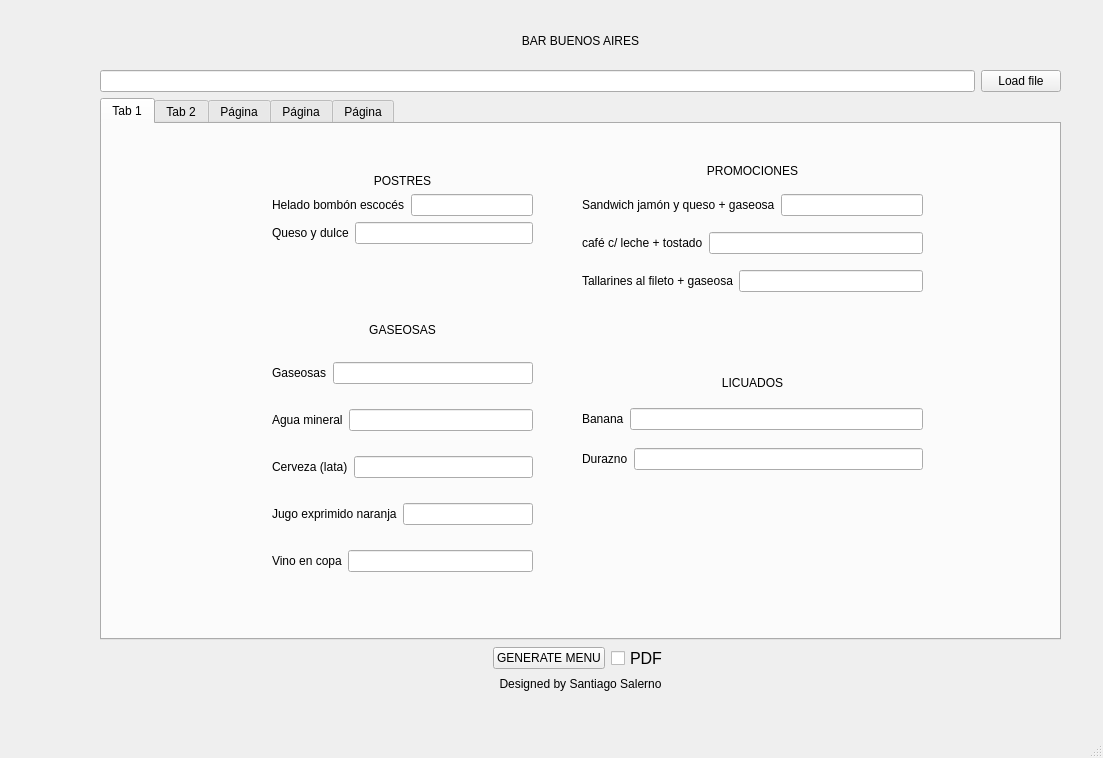
<?xml version="1.0" encoding="UTF-8"?>
<ui version="4.0">
 <class>MainWindow</class>
 <widget class="QMainWindow" name="MainWindow">
  <property name="geometry">
   <rect>
    <x>0</x>
    <y>0</y>
    <width>1103</width>
    <height>758</height>
   </rect>
  </property>
  <property name="windowTitle">
   <string>MainWindow</string>
  </property>
  <widget class="QWidget" name="centralwidget">
   <widget class="QLabel" name="bar_name">
    <property name="geometry">
     <rect>
      <x>100</x>
      <y>20</y>
      <width>961</width>
      <height>41</height>
     </rect>
    </property>
    <property name="text">
     <string>BAR BUENOS AIRES</string>
    </property>
    <property name="alignment">
     <set>Qt::AlignmentFlag::AlignCenter</set>
    </property>
   </widget>
   <widget class="QWidget" name="verticalLayoutWidget_11">
    <property name="geometry">
     <rect>
      <x>100</x>
      <y>70</y>
      <width>961</width>
      <height>621</height>
     </rect>
    </property>
    <layout class="QVBoxLayout" name="verticalLayout_12">
     <item>
      <layout class="QHBoxLayout" name="horizontalLayout_22">
       <item>
        <layout class="QHBoxLayout" name="horizontalLayout_47">
         <item>
          <widget class="QLineEdit" name="template_path"/>
         </item>
         <item>
          <widget class="QPushButton" name="pushButton">
           <property name="text">
            <string>Load file</string>
           </property>
          </widget>
         </item>
        </layout>
       </item>
      </layout>
     </item>
     <item>
      <widget class="QTabWidget" name="tabWidget">
       <property name="currentIndex">
        <number>0</number>
       </property>
       <widget class="QWidget" name="tab">
        <attribute name="title">
         <string>Tab 1</string>
        </attribute>
        <widget class="QWidget" name="postres_container" native="true">
         <property name="geometry">
          <rect>
           <x>160</x>
           <y>20</y>
           <width>281</width>
           <height>131</height>
          </rect>
         </property>
         <widget class="QWidget" name="verticalLayoutWidget_3">
          <property name="geometry">
           <rect>
            <x>10</x>
            <y>10</y>
            <width>261</width>
            <height>111</height>
           </rect>
          </property>
          <layout class="QVBoxLayout" name="verticalLayout_3">
           <item>
            <layout class="QVBoxLayout" name="verticalLayout">
             <item>
              <widget class="QLabel" name="postres_title">
               <property name="sizePolicy">
                <sizepolicy hsizetype="Preferred" vsizetype="Fixed">
                 <horstretch>0</horstretch>
                 <verstretch>0</verstretch>
                </sizepolicy>
               </property>
               <property name="text">
                <string>POSTRES</string>
               </property>
               <property name="alignment">
                <set>Qt::AlignmentFlag::AlignCenter</set>
               </property>
              </widget>
             </item>
             <item>
              <layout class="QHBoxLayout" name="horizontalLayout">
               <item>
                <widget class="QLabel" name="label_2">
                 <property name="text">
                  <string>Helado bombón escocés</string>
                 </property>
                </widget>
               </item>
               <item>
                <widget class="QLineEdit" name="input_1"/>
               </item>
              </layout>
             </item>
             <item>
              <layout class="QHBoxLayout" name="horizontalLayout_2">
               <item>
                <widget class="QLabel" name="label_3">
                 <property name="text">
                  <string>Queso y dulce</string>
                 </property>
                </widget>
               </item>
               <item>
                <widget class="QLineEdit" name="input_2"/>
               </item>
              </layout>
             </item>
            </layout>
           </item>
          </layout>
         </widget>
        </widget>
        <widget class="QWidget" name="gaseosas_container" native="true">
         <property name="geometry">
          <rect>
           <x>160</x>
           <y>170</y>
           <width>281</width>
           <height>311</height>
          </rect>
         </property>
         <widget class="QWidget" name="verticalLayoutWidget_2">
          <property name="geometry">
           <rect>
            <x>10</x>
            <y>10</y>
            <width>261</width>
            <height>291</height>
           </rect>
          </property>
          <layout class="QVBoxLayout" name="verticalLayout_2">
           <item>
            <widget class="QLabel" name="gaseosas_title">
             <property name="sizePolicy">
              <sizepolicy hsizetype="Preferred" vsizetype="Fixed">
               <horstretch>0</horstretch>
               <verstretch>0</verstretch>
              </sizepolicy>
             </property>
             <property name="text">
              <string>GASEOSAS</string>
             </property>
             <property name="alignment">
              <set>Qt::AlignmentFlag::AlignCenter</set>
             </property>
            </widget>
           </item>
           <item>
            <layout class="QHBoxLayout" name="horizontalLayout_3">
             <item>
              <widget class="QLabel" name="label_6">
               <property name="text">
                <string>Gaseosas</string>
               </property>
              </widget>
             </item>
             <item>
              <widget class="QLineEdit" name="input_3"/>
             </item>
            </layout>
           </item>
           <item>
            <layout class="QHBoxLayout" name="horizontalLayout_4">
             <item>
              <widget class="QLabel" name="label_7">
               <property name="text">
                <string>Agua mineral</string>
               </property>
              </widget>
             </item>
             <item>
              <widget class="QLineEdit" name="input_4"/>
             </item>
            </layout>
           </item>
           <item>
            <layout class="QHBoxLayout" name="horizontalLayout_5">
             <item>
              <widget class="QLabel" name="label_8">
               <property name="text">
                <string>Cerveza (lata)</string>
               </property>
              </widget>
             </item>
             <item>
              <widget class="QLineEdit" name="input_5"/>
             </item>
            </layout>
           </item>
           <item>
            <layout class="QHBoxLayout" name="horizontalLayout_6">
             <item>
              <widget class="QLabel" name="label_9">
               <property name="enabled">
                <bool>true</bool>
               </property>
               <property name="text">
                <string>Jugo exprimido naranja</string>
               </property>
              </widget>
             </item>
             <item>
              <widget class="QLineEdit" name="input_6"/>
             </item>
            </layout>
           </item>
           <item>
            <layout class="QHBoxLayout" name="horizontalLayout_7">
             <item>
              <widget class="QLabel" name="label_10">
               <property name="enabled">
                <bool>true</bool>
               </property>
               <property name="text">
                <string>Vino en copa</string>
               </property>
              </widget>
             </item>
             <item>
              <widget class="QLineEdit" name="input_7"/>
             </item>
            </layout>
           </item>
          </layout>
         </widget>
        </widget>
        <widget class="QWidget" name="licuados_container" native="true">
         <property name="geometry">
          <rect>
           <x>470</x>
           <y>230</y>
           <width>361</width>
           <height>141</height>
          </rect>
         </property>
         <widget class="QWidget" name="verticalLayoutWidget_4">
          <property name="geometry">
           <rect>
            <x>10</x>
            <y>10</y>
            <width>341</width>
            <height>121</height>
           </rect>
          </property>
          <layout class="QVBoxLayout" name="verticalLayout_4">
           <item>
            <widget class="QLabel" name="licuados_title">
             <property name="sizePolicy">
              <sizepolicy hsizetype="Preferred" vsizetype="Fixed">
               <horstretch>0</horstretch>
               <verstretch>0</verstretch>
              </sizepolicy>
             </property>
             <property name="text">
              <string>LICUADOS</string>
             </property>
             <property name="alignment">
              <set>Qt::AlignmentFlag::AlignCenter</set>
             </property>
            </widget>
           </item>
           <item>
            <layout class="QHBoxLayout" name="horizontalLayout_9">
             <item>
              <widget class="QLabel" name="label_13">
               <property name="enabled">
                <bool>true</bool>
               </property>
               <property name="text">
                <string>Banana</string>
               </property>
              </widget>
             </item>
             <item>
              <widget class="QLineEdit" name="input_8"/>
             </item>
            </layout>
           </item>
           <item>
            <layout class="QHBoxLayout" name="horizontalLayout_8">
             <item>
              <widget class="QLabel" name="label_12">
               <property name="enabled">
                <bool>true</bool>
               </property>
               <property name="text">
                <string>Durazno</string>
               </property>
              </widget>
             </item>
             <item>
              <widget class="QLineEdit" name="input_9"/>
             </item>
            </layout>
           </item>
          </layout>
         </widget>
        </widget>
        <widget class="QWidget" name="promo_container" native="true">
         <property name="geometry">
          <rect>
           <x>470</x>
           <y>20</y>
           <width>361</width>
           <height>181</height>
          </rect>
         </property>
         <widget class="QWidget" name="verticalLayoutWidget_5">
          <property name="geometry">
           <rect>
            <x>10</x>
            <y>10</y>
            <width>341</width>
            <height>151</height>
           </rect>
          </property>
          <layout class="QVBoxLayout" name="verticalLayout_5">
           <item>
            <widget class="QLabel" name="promo_title">
             <property name="sizePolicy">
              <sizepolicy hsizetype="Preferred" vsizetype="Fixed">
               <horstretch>0</horstretch>
               <verstretch>0</verstretch>
              </sizepolicy>
             </property>
             <property name="text">
              <string>PROMOCIONES</string>
             </property>
             <property name="alignment">
              <set>Qt::AlignmentFlag::AlignCenter</set>
             </property>
            </widget>
           </item>
           <item>
            <layout class="QHBoxLayout" name="horizontalLayout_10">
             <item>
              <widget class="QLabel" name="label_16">
               <property name="text">
                <string>Sandwich jamón y queso + gaseosa</string>
               </property>
              </widget>
             </item>
             <item>
              <widget class="QLineEdit" name="input_10"/>
             </item>
            </layout>
           </item>
           <item>
            <layout class="QHBoxLayout" name="horizontalLayout_12">
             <item>
              <widget class="QLabel" name="label_18">
               <property name="text">
                <string>café c/ leche + tostado</string>
               </property>
              </widget>
             </item>
             <item>
              <widget class="QLineEdit" name="input_11"/>
             </item>
            </layout>
           </item>
           <item>
            <layout class="QHBoxLayout" name="horizontalLayout_11">
             <item>
              <widget class="QLabel" name="label_17">
               <property name="text">
                <string>Tallarines al fileto + gaseosa</string>
               </property>
              </widget>
             </item>
             <item>
              <widget class="QLineEdit" name="input_12"/>
             </item>
            </layout>
           </item>
          </layout>
         </widget>
        </widget>
       </widget>
       <widget class="QWidget" name="tab_2">
        <attribute name="title">
         <string>Tab 2</string>
        </attribute>
        <widget class="QWidget" name="cafe_container" native="true">
         <property name="geometry">
          <rect>
           <x>250</x>
           <y>20</y>
           <width>461</width>
           <height>431</height>
          </rect>
         </property>
         <widget class="QWidget" name="verticalLayoutWidget_7">
          <property name="geometry">
           <rect>
            <x>10</x>
            <y>10</y>
            <width>441</width>
            <height>411</height>
           </rect>
          </property>
          <layout class="QVBoxLayout" name="verticalLayout_7">
           <item>
            <widget class="QLabel" name="cafeteria_title">
             <property name="sizePolicy">
              <sizepolicy hsizetype="Preferred" vsizetype="Fixed">
               <horstretch>0</horstretch>
               <verstretch>0</verstretch>
              </sizepolicy>
             </property>
             <property name="text">
              <string>CAFETERÍA</string>
             </property>
             <property name="alignment">
              <set>Qt::AlignmentFlag::AlignCenter</set>
             </property>
            </widget>
           </item>
           <item>
            <layout class="QHBoxLayout" name="horizontalLayout_13">
             <item>
              <widget class="QLabel" name="label_20">
               <property name="text">
                <string>Café</string>
               </property>
              </widget>
             </item>
             <item>
              <widget class="QLineEdit" name="input_13"/>
             </item>
            </layout>
           </item>
           <item>
            <layout class="QHBoxLayout" name="horizontalLayout_14">
             <item>
              <widget class="QLabel" name="label_21">
               <property name="text">
                <string>Café c/ leche</string>
               </property>
              </widget>
             </item>
             <item>
              <widget class="QLineEdit" name="input_14"/>
             </item>
            </layout>
           </item>
           <item>
            <layout class="QHBoxLayout" name="horizontalLayout_15">
             <item>
              <widget class="QLabel" name="label_22">
               <property name="text">
                <string>Capuchino</string>
               </property>
              </widget>
             </item>
             <item>
              <widget class="QLineEdit" name="input_15"/>
             </item>
            </layout>
           </item>
           <item>
            <layout class="QHBoxLayout" name="horizontalLayout_16">
             <item>
              <widget class="QLabel" name="label_23">
               <property name="text">
                <string>Submarino</string>
               </property>
              </widget>
             </item>
             <item>
              <widget class="QLineEdit" name="input_16"/>
             </item>
            </layout>
           </item>
           <item>
            <layout class="QHBoxLayout" name="horizontalLayout_18">
             <item>
              <widget class="QLabel" name="label_25">
               <property name="text">
                <string>Té c/ limón</string>
               </property>
              </widget>
             </item>
             <item>
              <widget class="QLineEdit" name="input_17"/>
             </item>
            </layout>
           </item>
           <item>
            <layout class="QHBoxLayout" name="horizontalLayout_17">
             <item>
              <widget class="QLabel" name="label_24">
               <property name="text">
                <string>Té c/ leche</string>
               </property>
              </widget>
             </item>
             <item>
              <widget class="QLineEdit" name="input_18"/>
             </item>
            </layout>
           </item>
           <item>
            <layout class="QHBoxLayout" name="horizontalLayout_20">
             <item>
              <widget class="QLabel" name="label_27">
               <property name="text">
                <string>Medialunas c/ jamón y queso</string>
               </property>
              </widget>
             </item>
             <item>
              <widget class="QLineEdit" name="input_19"/>
             </item>
            </layout>
           </item>
           <item>
            <layout class="QHBoxLayout" name="horizontalLayout_19">
             <item>
              <widget class="QLabel" name="label_26">
               <property name="text">
                <string>Pastafrola o brownie</string>
               </property>
              </widget>
             </item>
             <item>
              <widget class="QLineEdit" name="input_20"/>
             </item>
            </layout>
           </item>
          </layout>
         </widget>
        </widget>
       </widget>
       <widget class="QWidget" name="tab_3">
        <attribute name="title">
         <string>Página</string>
        </attribute>
        <widget class="QWidget" name="minutas_container" native="true">
         <property name="geometry">
          <rect>
           <x>70</x>
           <y>20</y>
           <width>401</width>
           <height>441</height>
          </rect>
         </property>
         <widget class="QWidget" name="verticalLayoutWidget_6">
          <property name="geometry">
           <rect>
            <x>10</x>
            <y>10</y>
            <width>381</width>
            <height>391</height>
           </rect>
          </property>
          <layout class="QVBoxLayout" name="Minutas_container">
           <item>
            <widget class="QLabel" name="minutas_title">
             <property name="sizePolicy">
              <sizepolicy hsizetype="Preferred" vsizetype="Fixed">
               <horstretch>0</horstretch>
               <verstretch>0</verstretch>
              </sizepolicy>
             </property>
             <property name="text">
              <string>MINUTAS</string>
             </property>
             <property name="alignment">
              <set>Qt::AlignmentFlag::AlignCenter</set>
             </property>
            </widget>
           </item>
           <item>
            <layout class="QHBoxLayout" name="horizontalLayout_24">
             <item>
              <widget class="QLabel" name="label_33">
               <property name="text">
                <string>Milanesa de ternera</string>
               </property>
              </widget>
             </item>
             <item>
              <widget class="QLineEdit" name="input_21"/>
             </item>
            </layout>
           </item>
           <item>
            <layout class="QHBoxLayout" name="horizontalLayout_23">
             <item>
              <widget class="QLabel" name="label_31">
               <property name="text">
                <string>Milanesa de ternera c/ ensalada o puré</string>
               </property>
              </widget>
             </item>
             <item>
              <widget class="QLineEdit" name="input_22"/>
             </item>
            </layout>
           </item>
           <item>
            <layout class="QHBoxLayout" name="horizontalLayout_25">
             <item>
              <widget class="QLabel" name="label_34">
               <property name="text">
                <string>Milanesa de ternera c/ fritas y huevo</string>
               </property>
              </widget>
             </item>
             <item>
              <widget class="QLineEdit" name="input_23"/>
             </item>
            </layout>
           </item>
           <item>
            <layout class="QHBoxLayout" name="horizontalLayout_31">
             <item>
              <widget class="QLabel" name="label_40">
               <property name="text">
                <string>Milanesa napolitana c/ puré o fritas</string>
               </property>
              </widget>
             </item>
             <item>
              <widget class="QLineEdit" name="input_24"/>
             </item>
            </layout>
           </item>
           <item>
            <layout class="QHBoxLayout" name="horizontalLayout_26">
             <item>
              <widget class="QLabel" name="label_35">
               <property name="text">
                <string>Suprema de pollo</string>
               </property>
              </widget>
             </item>
             <item>
              <widget class="QLineEdit" name="input_25"/>
             </item>
            </layout>
           </item>
           <item>
            <layout class="QHBoxLayout" name="horizontalLayout_27">
             <item>
              <widget class="QLabel" name="label_36">
               <property name="text">
                <string>Suprema de pollo c/ puré o ensalada</string>
               </property>
              </widget>
             </item>
             <item>
              <widget class="QLineEdit" name="input_26"/>
             </item>
            </layout>
           </item>
           <item>
            <layout class="QHBoxLayout" name="horizontalLayout_28">
             <item>
              <widget class="QLabel" name="label_37">
               <property name="text">
                <string>Pechuga de pollo grillé</string>
               </property>
              </widget>
             </item>
             <item>
              <widget class="QLineEdit" name="input_27"/>
             </item>
            </layout>
           </item>
           <item>
            <layout class="QHBoxLayout" name="horizontalLayout_29">
             <item>
              <widget class="QLabel" name="label_38">
               <property name="text">
                <string>Pechuga de pollo grillé c/ fritas o puré</string>
               </property>
              </widget>
             </item>
             <item>
              <widget class="QLineEdit" name="input_28"/>
             </item>
            </layout>
           </item>
           <item>
            <layout class="QHBoxLayout" name="horizontalLayout_30">
             <item>
              <widget class="QLabel" name="label_39">
               <property name="text">
                <string>Omelettes jamón y queso</string>
               </property>
              </widget>
             </item>
             <item>
              <widget class="QLineEdit" name="input_29"/>
             </item>
            </layout>
           </item>
          </layout>
         </widget>
        </widget>
        <widget class="QWidget" name="ensaladas_container" native="true">
         <property name="geometry">
          <rect>
           <x>500</x>
           <y>130</y>
           <width>371</width>
           <height>151</height>
          </rect>
         </property>
         <widget class="QWidget" name="verticalLayoutWidget_8">
          <property name="geometry">
           <rect>
            <x>10</x>
            <y>10</y>
            <width>351</width>
            <height>131</height>
           </rect>
          </property>
          <layout class="QVBoxLayout" name="verticalLayout_8">
           <item>
            <widget class="QLabel" name="ensaladas_title">
             <property name="sizePolicy">
              <sizepolicy hsizetype="Preferred" vsizetype="Fixed">
               <horstretch>0</horstretch>
               <verstretch>0</verstretch>
              </sizepolicy>
             </property>
             <property name="text">
              <string>ENSALADAS</string>
             </property>
             <property name="alignment">
              <set>Qt::AlignmentFlag::AlignCenter</set>
             </property>
            </widget>
           </item>
           <item>
            <layout class="QHBoxLayout" name="horizontalLayout_21">
             <item>
              <widget class="QLabel" name="label_28">
               <property name="text">
                <string>Combinación 3 gustos</string>
               </property>
              </widget>
             </item>
             <item>
              <widget class="QLineEdit" name="input_41"/>
             </item>
            </layout>
           </item>
          </layout>
         </widget>
        </widget>
       </widget>
       <widget class="QWidget" name="tab_4">
        <attribute name="title">
         <string>Página</string>
        </attribute>
        <widget class="QLabel" name="label_54">
         <property name="geometry">
          <rect>
           <x>230</x>
           <y>30</y>
           <width>439</width>
           <height>32</height>
          </rect>
         </property>
         <property name="text">
          <string>SANDWICHERÍA</string>
         </property>
         <property name="alignment">
          <set>Qt::AlignmentFlag::AlignCenter</set>
         </property>
        </widget>
        <widget class="QWidget" name="sand_caliente_container" native="true">
         <property name="geometry">
          <rect>
           <x>490</x>
           <y>90</y>
           <width>441</width>
           <height>281</height>
          </rect>
         </property>
         <widget class="QWidget" name="verticalLayoutWidget_9">
          <property name="geometry">
           <rect>
            <x>10</x>
            <y>10</y>
            <width>421</width>
            <height>261</height>
           </rect>
          </property>
          <layout class="QVBoxLayout" name="verticalLayout_10">
           <item>
            <widget class="QLabel" name="caliente_title">
             <property name="sizePolicy">
              <sizepolicy hsizetype="Preferred" vsizetype="Fixed">
               <horstretch>0</horstretch>
               <verstretch>0</verstretch>
              </sizepolicy>
             </property>
             <property name="text">
              <string>CALIENTE</string>
             </property>
             <property name="alignment">
              <set>Qt::AlignmentFlag::AlignCenter</set>
             </property>
            </widget>
           </item>
           <item>
            <layout class="QHBoxLayout" name="horizontalLayout_38">
             <item>
              <widget class="QLabel" name="label_49">
               <property name="text">
                <string>Especial de milanesa</string>
               </property>
              </widget>
             </item>
             <item>
              <widget class="QLineEdit" name="input_36"/>
             </item>
            </layout>
           </item>
           <item>
            <layout class="QHBoxLayout" name="horizontalLayout_39">
             <item>
              <widget class="QLabel" name="label_50">
               <property name="text">
                <string>Milanesa c/ lechuga y tomate</string>
               </property>
              </widget>
             </item>
             <item>
              <widget class="QLineEdit" name="input_37"/>
             </item>
            </layout>
           </item>
           <item>
            <layout class="QHBoxLayout" name="horizontalLayout_40">
             <item>
              <widget class="QLabel" name="label_51">
               <property name="text">
                <string>Milanesa completa</string>
               </property>
              </widget>
             </item>
             <item>
              <widget class="QLineEdit" name="input_38"/>
             </item>
            </layout>
           </item>
           <item>
            <layout class="QHBoxLayout" name="horizontalLayout_41">
             <item>
              <widget class="QLabel" name="label_52">
               <property name="text">
                <string>Especial de pollo</string>
               </property>
              </widget>
             </item>
             <item>
              <widget class="QLineEdit" name="input_39"/>
             </item>
            </layout>
           </item>
           <item>
            <layout class="QHBoxLayout" name="horizontalLayout_42">
             <item>
              <widget class="QLabel" name="label_53">
               <property name="text">
                <string>Pollo completo</string>
               </property>
              </widget>
             </item>
             <item>
              <widget class="QLineEdit" name="input_40"/>
             </item>
            </layout>
           </item>
          </layout>
         </widget>
        </widget>
        <widget class="QWidget" name="sand_fria_container" native="true">
         <property name="geometry">
          <rect>
           <x>20</x>
           <y>90</y>
           <width>441</width>
           <height>281</height>
          </rect>
         </property>
         <widget class="QWidget" name="verticalLayoutWidget">
          <property name="geometry">
           <rect>
            <x>10</x>
            <y>10</y>
            <width>421</width>
            <height>261</height>
           </rect>
          </property>
          <layout class="QVBoxLayout" name="verticalLayout_9">
           <item>
            <widget class="QLabel" name="fria_title">
             <property name="sizePolicy">
              <sizepolicy hsizetype="Preferred" vsizetype="Fixed">
               <horstretch>0</horstretch>
               <verstretch>0</verstretch>
              </sizepolicy>
             </property>
             <property name="text">
              <string>FRÍA</string>
             </property>
             <property name="alignment">
              <set>Qt::AlignmentFlag::AlignCenter</set>
             </property>
            </widget>
           </item>
           <item>
            <layout class="QHBoxLayout" name="horizontalLayout_32">
             <item>
              <widget class="QLabel" name="label_41">
               <property name="text">
                <string>Jamón cocido y queso</string>
               </property>
              </widget>
             </item>
             <item>
              <widget class="QLineEdit" name="input_30"/>
             </item>
            </layout>
           </item>
           <item>
            <layout class="QHBoxLayout" name="horizontalLayout_33">
             <item>
              <widget class="QLabel" name="label_43">
               <property name="text">
                <string>Salame y queso</string>
               </property>
              </widget>
             </item>
             <item>
              <widget class="QLineEdit" name="input_31"/>
             </item>
            </layout>
           </item>
           <item>
            <layout class="QHBoxLayout" name="horizontalLayout_34">
             <item>
              <widget class="QLabel" name="label_44">
               <property name="text">
                <string>jamón cocido-queso, tomate, huevo</string>
               </property>
              </widget>
             </item>
             <item>
              <widget class="QLineEdit" name="input_32"/>
             </item>
            </layout>
           </item>
           <item>
            <layout class="QHBoxLayout" name="horizontalLayout_35">
             <item>
              <widget class="QLabel" name="label_45">
               <property name="text">
                <string>Jamón y queso</string>
               </property>
              </widget>
             </item>
             <item>
              <widget class="QLineEdit" name="input_33"/>
             </item>
            </layout>
           </item>
           <item>
            <layout class="QHBoxLayout" name="horizontalLayout_36">
             <item>
              <widget class="QLabel" name="label_46">
               <property name="text">
                <string>Jamón, tomate, queso</string>
               </property>
              </widget>
             </item>
             <item>
              <widget class="QLineEdit" name="input_34"/>
             </item>
            </layout>
           </item>
           <item>
            <layout class="QHBoxLayout" name="horizontalLayout_37">
             <item>
              <widget class="QLabel" name="label_47">
               <property name="text">
                <string>jamón, tomate, queso, huevo</string>
               </property>
              </widget>
             </item>
             <item>
              <widget class="QLineEdit" name="input_35"/>
             </item>
            </layout>
           </item>
          </layout>
         </widget>
        </widget>
       </widget>
       <widget class="QWidget" name="tab_5">
        <attribute name="title">
         <string>Página</string>
        </attribute>
        <widget class="QWidget" name="pastas_container" native="true">
         <property name="geometry">
          <rect>
           <x>210</x>
           <y>60</y>
           <width>561</width>
           <height>321</height>
          </rect>
         </property>
         <widget class="QWidget" name="verticalLayoutWidget_10">
          <property name="geometry">
           <rect>
            <x>10</x>
            <y>10</y>
            <width>541</width>
            <height>301</height>
           </rect>
          </property>
          <layout class="QVBoxLayout" name="verticalLayout_11">
           <item>
            <widget class="QLabel" name="pastas_title">
             <property name="sizePolicy">
              <sizepolicy hsizetype="Preferred" vsizetype="Fixed">
               <horstretch>0</horstretch>
               <verstretch>0</verstretch>
              </sizepolicy>
             </property>
             <property name="text">
              <string>PASTAS CASERAS</string>
             </property>
             <property name="alignment">
              <set>Qt::AlignmentFlag::AlignCenter</set>
             </property>
            </widget>
           </item>
           <item>
            <layout class="QHBoxLayout" name="horizontalLayout_43">
             <item>
              <widget class="QLabel" name="label_56">
               <property name="text">
                <string>Ravioles filetto</string>
               </property>
              </widget>
             </item>
             <item>
              <widget class="QLineEdit" name="input_42"/>
             </item>
            </layout>
           </item>
           <item>
            <layout class="QHBoxLayout" name="horizontalLayout_44">
             <item>
              <widget class="QLabel" name="label_57">
               <property name="text">
                <string>Ravioles c/ estofado</string>
               </property>
              </widget>
             </item>
             <item>
              <widget class="QLineEdit" name="input_43"/>
             </item>
            </layout>
           </item>
           <item>
            <layout class="QHBoxLayout" name="horizontalLayout_45">
             <item>
              <widget class="QLabel" name="label_58">
               <property name="text">
                <string>Tallarines filetto</string>
               </property>
              </widget>
             </item>
             <item>
              <widget class="QLineEdit" name="input_44"/>
             </item>
            </layout>
           </item>
           <item>
            <layout class="QHBoxLayout" name="horizontalLayout_46">
             <item>
              <widget class="QLabel" name="label_59">
               <property name="text">
                <string>Tallarines c/ estofado</string>
               </property>
              </widget>
             </item>
             <item>
              <widget class="QLineEdit" name="input_45"/>
             </item>
            </layout>
           </item>
          </layout>
         </widget>
        </widget>
       </widget>
      </widget>
     </item>
     <item>
      <layout class="QHBoxLayout" name="horizontalLayout_57">
       <item>
        <spacer name="horizontalSpacer">
         <property name="orientation">
          <enum>Qt::Orientation::Horizontal</enum>
         </property>
         <property name="sizeHint" stdset="0">
          <size>
           <width>40</width>
           <height>20</height>
          </size>
         </property>
        </spacer>
       </item>
       <item>
        <layout class="QVBoxLayout" name="verticalLayout_6">
         <item>
          <widget class="QPushButton" name="generateFile">
           <property name="text">
            <string>GENERATE MENU</string>
           </property>
          </widget>
         </item>
        </layout>
       </item>
       <item>
        <widget class="QCheckBox" name="pdf_checkBox">
         <property name="font">
          <font>
           <pointsize>12</pointsize>
          </font>
         </property>
         <property name="text">
          <string>PDF</string>
         </property>
        </widget>
       </item>
       <item>
        <spacer name="horizontalSpacer_2">
         <property name="orientation">
          <enum>Qt::Orientation::Horizontal</enum>
         </property>
         <property name="sizeHint" stdset="0">
          <size>
           <width>40</width>
           <height>20</height>
          </size>
         </property>
        </spacer>
       </item>
      </layout>
     </item>
     <item>
      <widget class="QLabel" name="label_4">
       <property name="text">
        <string>Designed by Santiago Salerno</string>
       </property>
       <property name="alignment">
        <set>Qt::AlignmentFlag::AlignCenter</set>
       </property>
      </widget>
     </item>
    </layout>
   </widget>
  </widget>
  <widget class="QMenuBar" name="menubar">
   <property name="geometry">
    <rect>
     <x>0</x>
     <y>0</y>
     <width>1103</width>
     <height>33</height>
    </rect>
   </property>
  </widget>
  <widget class="QStatusBar" name="statusbar"/>
 </widget>
 <resources/>
 <connections/>
</ui>
